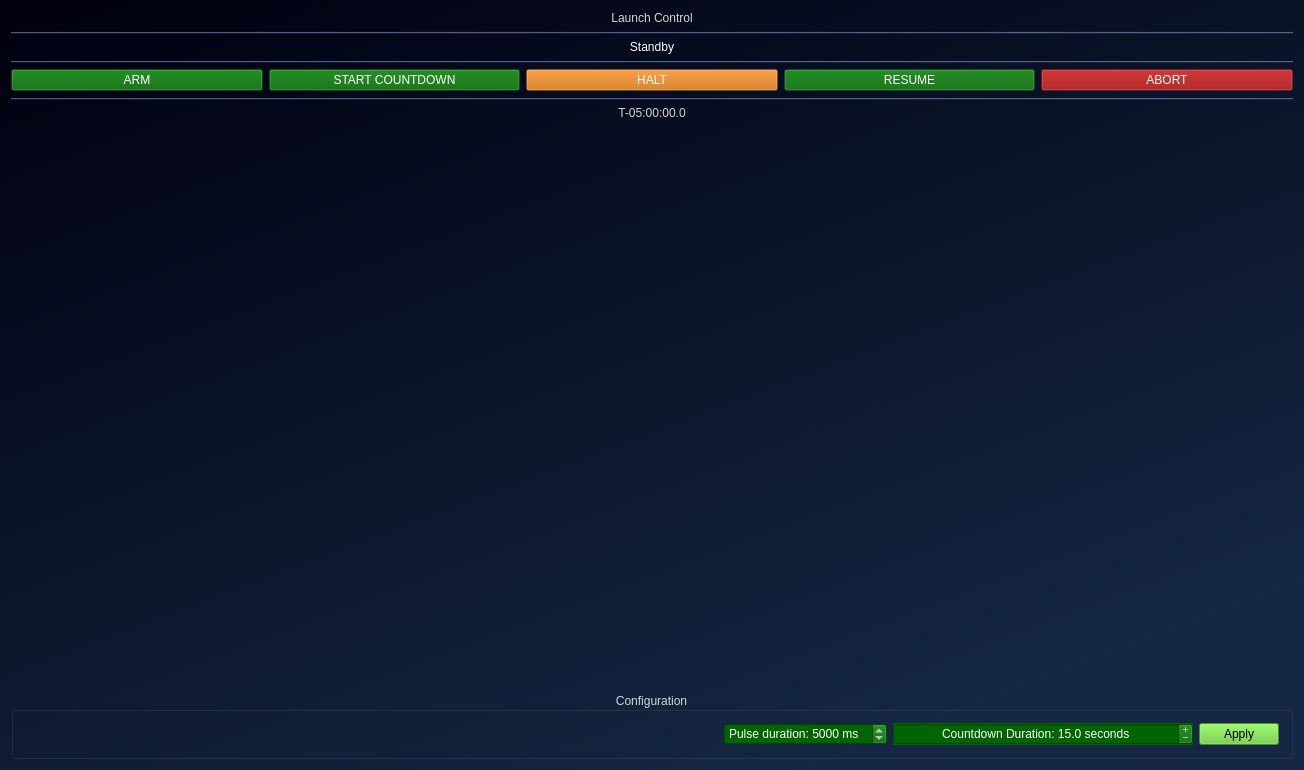
<?xml version="1.0" encoding="UTF-8"?>
<ui version="4.0">
 <class>MainWindow</class>
 <widget class="QMainWindow" name="MainWindow">
  <property name="geometry">
   <rect>
    <x>0</x>
    <y>0</y>
    <width>1304</width>
    <height>770</height>
   </rect>
  </property>
  <property name="windowTitle">
   <string>MainWindow</string>
  </property>
  <property name="autoFillBackground">
   <bool>false</bool>
  </property>
  <property name="styleSheet">
   <string notr="true">background-color: qlineargradient(spread:pad, x1:0, y1:0, x2:0.637, y2:1, stop:0 rgba(0, 0, 15, 255), stop:1 rgba(21, 39, 67, 255));
font: 11pt &quot;Umpush&quot;;
color: rgb(211, 215, 207);</string>
  </property>
  <widget class="QWidget" name="centralWidget">
   <layout class="QGridLayout" name="gridLayout">
    <item row="2" column="0">
     <widget class="QLabel" name="statusLabel">
      <property name="styleSheet">
       <string notr="true">background-color: rgba(0, 0, 0, 0);
color: white;
font: 75 36pt &quot;DejaVu Sans Bold&quot;;</string>
      </property>
      <property name="text">
       <string>Standby</string>
      </property>
      <property name="alignment">
       <set>Qt::AlignCenter</set>
      </property>
     </widget>
    </item>
    <item row="0" column="0">
     <layout class="QHBoxLayout" name="horizontalLayout">
      <item>
       <widget class="QLabel" name="label">
        <property name="styleSheet">
         <string notr="true">background-color: rgba(0, 0, 0, 0);
font: 25 18pt &quot;Umpush&quot;;</string>
        </property>
        <property name="text">
         <string>Launch Control</string>
        </property>
        <property name="alignment">
         <set>Qt::AlignCenter</set>
        </property>
       </widget>
      </item>
     </layout>
    </item>
    <item row="1" column="0">
     <widget class="Line" name="line">
      <property name="styleSheet">
       <string notr="true">color: rgba(200, 200, 255, 100);</string>
      </property>
      <property name="frameShadow">
       <enum>QFrame::Plain</enum>
      </property>
      <property name="orientation">
       <enum>Qt::Horizontal</enum>
      </property>
     </widget>
    </item>
    <item row="10" column="0">
     <widget class="QLabel" name="countdownLbl">
      <property name="styleSheet">
       <string notr="true">background-color: rgba(0, 0, 0, 0);
font: 172pt &quot;Umpush&quot;;</string>
      </property>
      <property name="text">
       <string>T-05:00:00.0</string>
      </property>
      <property name="alignment">
       <set>Qt::AlignCenter</set>
      </property>
     </widget>
    </item>
    <item row="6" column="0" rowspan="3">
     <layout class="QHBoxLayout" name="horizontalLayout_2">
      <item>
       <widget class="QPushButton" name="armBtn">
        <property name="styleSheet">
         <string notr="true">background-color: rgba(0, 100, 0, 0);
color: white;
outline: none;
font: 75 15pt &quot;Sans&quot;;</string>
        </property>
        <property name="text">
         <string>ARM</string>
        </property>
       </widget>
      </item>
      <item>
       <widget class="QPushButton" name="startCdnBtn">
        <property name="styleSheet">
         <string notr="true">background-color: rgba(0, 100, 0, 0);
font: 75 15pt &quot;Sans&quot;;
color: white;
outline: none;</string>
        </property>
        <property name="text">
         <string>START COUNTDOWN</string>
        </property>
       </widget>
      </item>
      <item>
       <widget class="QPushButton" name="haltBtn">
        <property name="styleSheet">
         <string notr="true">background-color: rgba(200, 100, 0, 0);
color: white;
outline: none;
font: 75 15pt &quot;Sans&quot;;</string>
        </property>
        <property name="text">
         <string>HALT</string>
        </property>
       </widget>
      </item>
      <item>
       <widget class="QPushButton" name="resumeBtn">
        <property name="styleSheet">
         <string notr="true">background-color: rgba(0, 100, 0, 0);
color: white;
outline: none;
font: 75 15pt &quot;Sans&quot;</string>
        </property>
        <property name="text">
         <string>RESUME</string>
        </property>
       </widget>
      </item>
      <item>
       <widget class="QPushButton" name="abortBtn">
        <property name="autoFillBackground">
         <bool>false</bool>
        </property>
        <property name="styleSheet">
         <string notr="true">background-color: rgba(150, 0, 0, 0);
color: white;
outline: none;
font: 75 15pt &quot;Sans&quot;;</string>
        </property>
        <property name="text">
         <string>ABORT</string>
        </property>
        <property name="autoDefault">
         <bool>false</bool>
        </property>
        <property name="default">
         <bool>false</bool>
        </property>
        <property name="flat">
         <bool>false</bool>
        </property>
       </widget>
      </item>
     </layout>
    </item>
    <item row="5" column="0">
     <widget class="Line" name="line_2">
      <property name="styleSheet">
       <string notr="true">color: rgba(200, 200, 255, 100);</string>
      </property>
      <property name="frameShadow">
       <enum>QFrame::Plain</enum>
      </property>
      <property name="lineWidth">
       <number>1</number>
      </property>
      <property name="orientation">
       <enum>Qt::Horizontal</enum>
      </property>
     </widget>
    </item>
    <item row="9" column="0">
     <widget class="Line" name="line_3">
      <property name="styleSheet">
       <string notr="true">color: rgba(200, 200, 255, 100);</string>
      </property>
      <property name="frameShadow">
       <enum>QFrame::Plain</enum>
      </property>
      <property name="orientation">
       <enum>Qt::Horizontal</enum>
      </property>
     </widget>
    </item>
    <item row="14" column="0">
     <widget class="QGroupBox" name="cfgBox">
      <property name="styleSheet">
       <string notr="true">background-color: rgba(0, 0, 0, 0);</string>
      </property>
      <property name="title">
       <string>Configuration</string>
      </property>
      <property name="alignment">
       <set>Qt::AlignCenter</set>
      </property>
      <layout class="QHBoxLayout" name="horizontalLayout_3">
       <item>
        <spacer name="horizontalSpacer">
         <property name="orientation">
          <enum>Qt::Horizontal</enum>
         </property>
         <property name="sizeHint" stdset="0">
          <size>
           <width>40</width>
           <height>20</height>
          </size>
         </property>
        </spacer>
       </item>
       <item>
        <widget class="QDoubleSpinBox" name="cfgPulseSpinbox">
         <property name="styleSheet">
          <string notr="true">background-color: darkgreen;
color: white;
</string>
         </property>
         <property name="prefix">
          <string>Pulse duration: </string>
         </property>
         <property name="suffix">
          <string> ms</string>
         </property>
         <property name="decimals">
          <number>0</number>
         </property>
         <property name="maximum">
          <double>10000.000000000000000</double>
         </property>
         <property name="singleStep">
          <double>100.000000000000000</double>
         </property>
         <property name="value">
          <double>5000.000000000000000</double>
         </property>
        </widget>
       </item>
       <item>
        <widget class="QDoubleSpinBox" name="cfgDurationSpinbox">
         <property name="minimumSize">
          <size>
           <width>300</width>
           <height>0</height>
          </size>
         </property>
         <property name="autoFillBackground">
          <bool>true</bool>
         </property>
         <property name="styleSheet">
          <string notr="true">background-color: darkgreen;
color: white;
</string>
         </property>
         <property name="wrapping">
          <bool>false</bool>
         </property>
         <property name="alignment">
          <set>Qt::AlignCenter</set>
         </property>
         <property name="buttonSymbols">
          <enum>QAbstractSpinBox::PlusMinus</enum>
         </property>
         <property name="prefix">
          <string>Countdown Duration: </string>
         </property>
         <property name="suffix">
          <string> seconds</string>
         </property>
         <property name="decimals">
          <number>1</number>
         </property>
         <property name="maximum">
          <double>3599.000000000000000</double>
         </property>
         <property name="value">
          <double>15.000000000000000</double>
         </property>
        </widget>
       </item>
       <item>
        <widget class="QPushButton" name="cfgApplyBtn">
         <property name="styleSheet">
          <string notr="true">background-color: rgba(100, 200, 50, 255);
color: black;</string>
         </property>
         <property name="text">
          <string>Apply</string>
         </property>
        </widget>
       </item>
      </layout>
     </widget>
    </item>
    <item row="11" column="0">
     <spacer name="verticalSpacer">
      <property name="orientation">
       <enum>Qt::Vertical</enum>
      </property>
      <property name="sizeHint" stdset="0">
       <size>
        <width>20</width>
        <height>40</height>
       </size>
      </property>
     </spacer>
    </item>
   </layout>
  </widget>
 </widget>
 <layoutdefault spacing="6" margin="11"/>
 <resources/>
 <connections/>
</ui>
